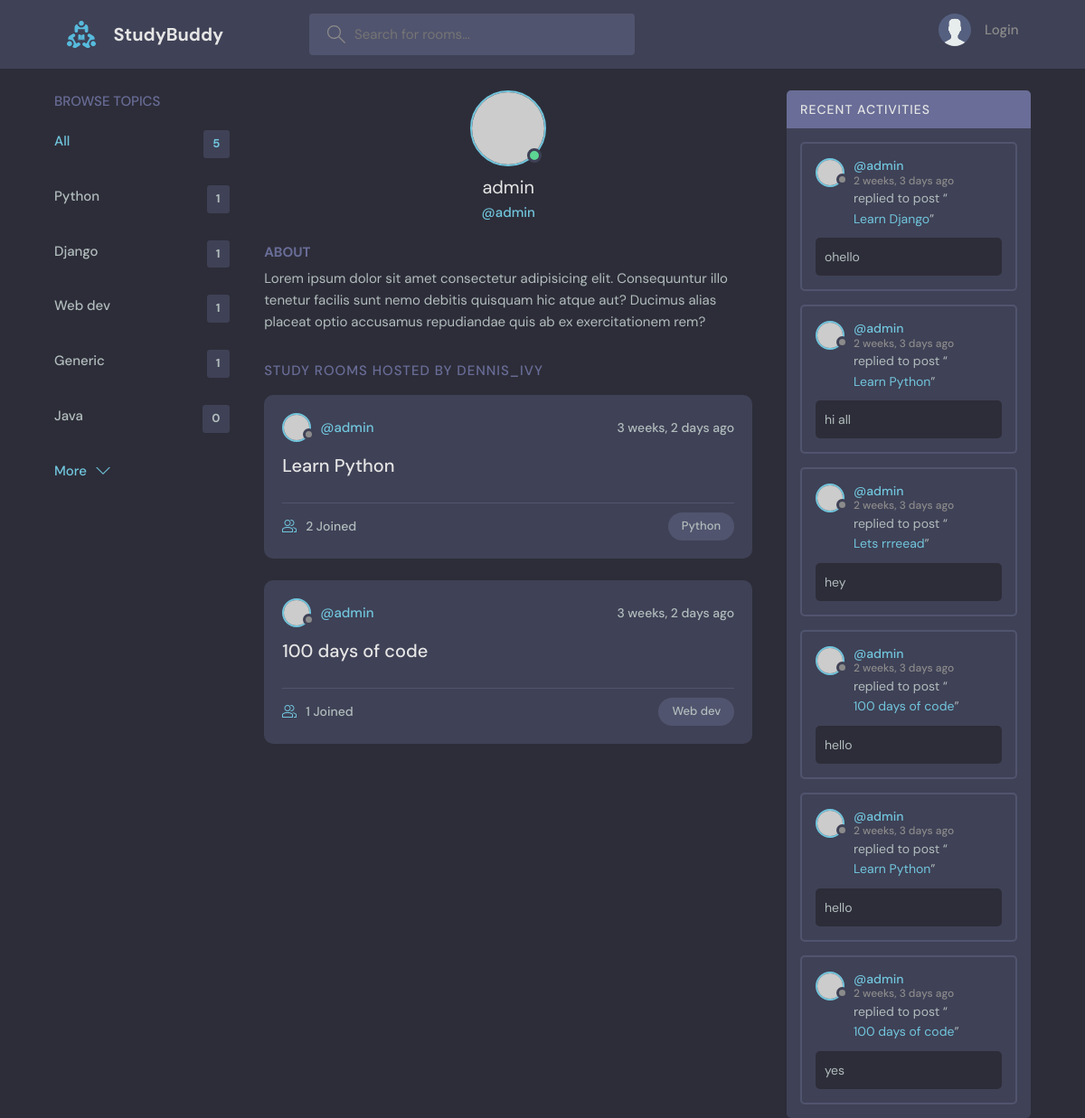
/profile/1/, run on an earlier commit of the app's database.
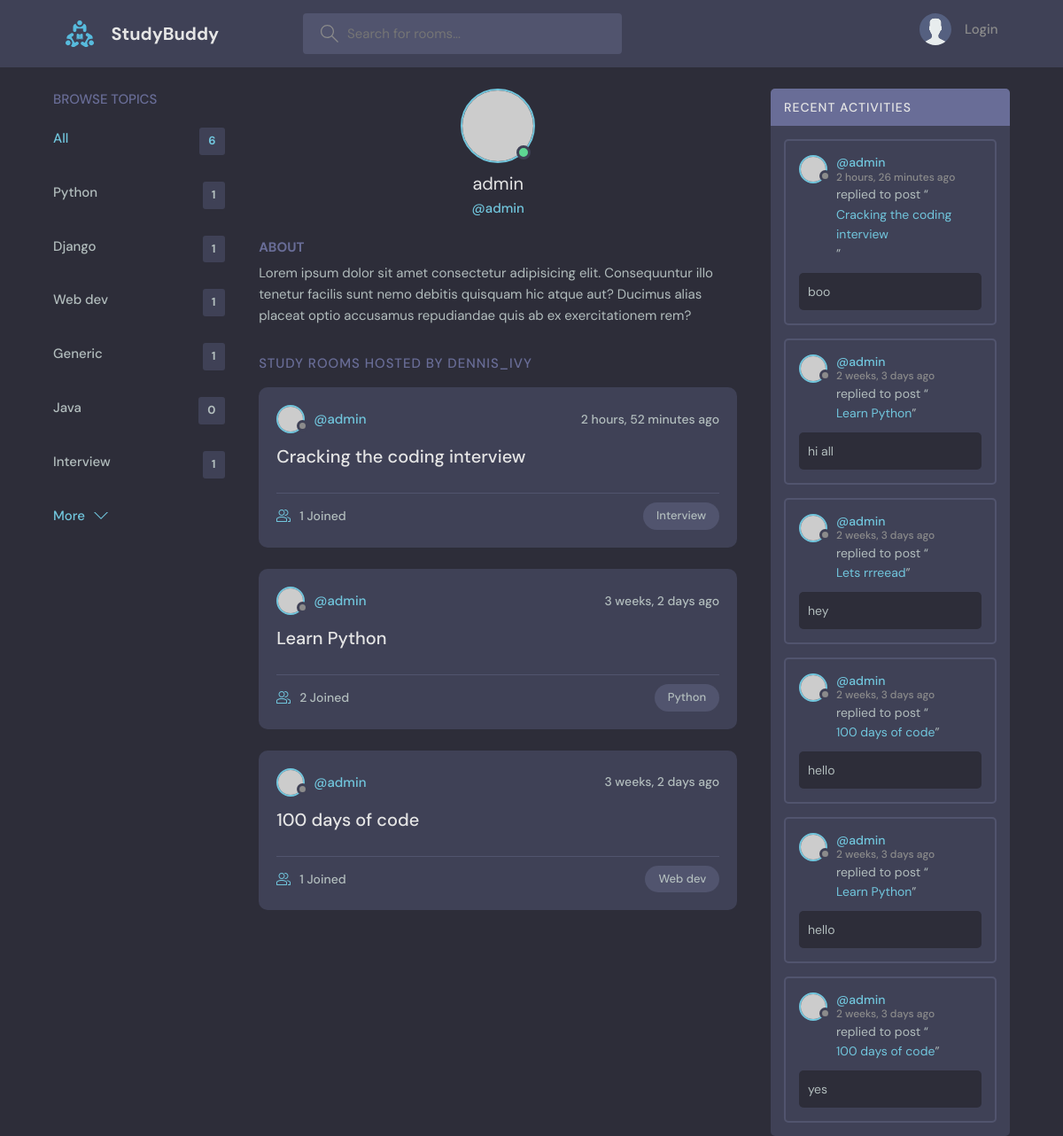
And on a later commit of the database.
### base/models.py (models this page shows, shortened)
class Topic(models.Model):
    name = models.CharField(max_length=200)

class Room(models.Model):
    host = models.ForeignKey(User, on_delete=models.SET_NULL, null=True)
    topic = models.ForeignKey(Topic, on_delete=models.SET_NULL, null=True)
    name = models.CharField(max_length=200)
    description = models.TextField(null=True, blank=True)  # it can be blank
    participants=models.ManyToManyField(User,related_name='participants',blank=True)
    updated = models.DateTimeField(auto_now=True)
    created = models.DateTimeField(auto_now_add=True)
    class Meta:
        ordering=['-updated','-created']
    def __str__(self):
        return self.name

class Message(models.Model):
    user = models.ForeignKey(User, on_delete=models.CASCADE)
    room = models.ForeignKey(Room, on_delete=models.CASCADE)
    body = models.TextField()
    updated = models.DateTimeField(auto_now=True)
    created = models.DateTimeField(auto_now_add=True)
    class Meta:
        ordering=['-updated','-created']

### base/views.py (the view)
# urls.py: path('profile/<str:pk>/', views.userProfile, name='user-profile'),
def userProfile(request,pk):
    user=User.objects.get(id=pk)
    room_messages=user.message_set.all()
    topics=Topic.objects.all()
    rooms=user.room_set.all()
    context={'user':user,'rooms':rooms,'topics':topics,'room_messages':room_messages}
    return render(request, 'base/profile.html',context)

### base/templates/base/profile.html (shortened to what this page needs)
{% extends 'main.html' %}
{% block content %}
<main class="profile-page layout layout--3">
    <div class="container">
      {% include 'base/topics_component.html' %}
      <div class="roomList">
        <div class="profile">
          <div class="profile__avatar">
            <div class="avatar avatar--large active">
              <img src="https://randomuser.me/api/portraits/men/11.jpg" />
            </div>
          </div>
          <div class="profile__info">
            <h3>{{user.username}}</h3>
            <p>@{{user.username}}</p>
          </div>
          <div class="profile__about">
            <h3>About</h3>
            <p>
              Lorem ipsum dolor sit amet consectetur adipisicing elit. Consequuntur illo tenetur
              facilis sunt nemo debitis quisquam hic atque aut? Ducimus alias placeat optio
              accusamus repudiandae quis ab ex exercitationem rem?
            </p>
          </div>
        </div>
        <div class="roomList__header">
          <div>
            <h2>Study Rooms Hosted by dennis_ivy</a>
            </h2>
          </div>
        </div>
        {% include 'base/feed_component.html' %}
      </div>
      {% include 'base/activity_component.html' %}
    </div>
  </main>
{% endblock content %}

### templates/main.html (shortened to what this page needs)
<!DOCTYPE html>
{% load static %}
<html lang="en">
  <head>
    <link rel="stylesheet" href="{% static 'styles/style.css' %}" />
  </head>
  <body>
    {% include 'navbar.html' %}
    {% block content %}
    {% endblock %}
  </body>
</html>

### templates/navbar.html (shortened to what this page needs)
{% load static %}
<header class="header header--loggedIn">
    <div class="container">
      <a href="{% url 'home' %}" class="header__logo">
        <img src="{% static 'images/logo.svg' %}" />
        <h1>StudyBuddy</h1>
      </a>
      <form class="header__search" method="GET" action="{% url 'home' %}">
        <label>
          <input name="q" placeholder="Search for rooms..." />
        </label>
      </form>
      <nav class="header__menu">
        {% if request.user.is_authenticated %}
        <div class="header__user">
          <a href="{% url 'update-user' %}">
            <div class="avatar avatar--medium active">
              <img src="https://randomuser.me/api/portraits/men/37.jpg" />
            </div>
            <p>{{request.user.username}} <span>@{{request.user.username}}</span></p>
          </a>
          <button class="dropdown-button">
            <svg version="1.1" xmlns="http://www.w3.org/2000/svg" width="32" height="32" viewBox="0 0 32 32">
              <title>chevron-down</title>
              <path d="M16 21l-13-13h-3l16 16 16-16h-3l-13 13z"></path>
            </svg>
          </button>
        </div>
        {% else %}
        <a href="{% url 'login' %}">
          <img src="{% static 'images/avatar.svg' %}" />
          <p>Login</p>
        </a>
        {% endif %}
      </nav>
    </div>
  </header>

### base/templates/base/topics_component.html
    <div class="topics">
      <div class="topics__header">
        <h2>Browse Topics</h2>
      </div>
      <ul class="topics__list">
        <li>
          <a href="{% url 'home' %}" class="active">All <span>{{topics.count}}</span></a>
        </li>
        {% for topic in topics %}
        <li>
          <a href="{% url 'home' %}?q={{topic.name}}">{{topic.name}} <span>{{topic.room_set.all.count}}</span></a>
        </li>
        {% endfor %}
      <a class="btn btn--link" href="{% url 'topics' %}">
        More
        <svg
          version="1.1"
          xmlns="http://www.w3.org/2000/svg"
          width="32"
          height="32"
          viewBox="0 0 32 32"
        >
          <title>chevron-down</title>
          <path d="M16 21l-13-13h-3l16 16 16-16h-3l-13 13z"></path>
        </svg>
      </a>
    </div>

### base/templates/base/feed_component.html (shortened to what this page needs)
{% for room in rooms %}
<div class="roomListRoom">
  <div class="roomListRoom__header">
    <a href="{% url 'user-profile' room.host.id %}" class="roomListRoom__author">
      <div class="avatar avatar--small">
        <img src="https://randomuser.me/api/portraits/women/11.jpg" />
      </div>
      <span>@{{room.host.username}}</span>
    </a>
    <div class="roomListRoom__actions">
      <span>{{room.created |timesince}} ago</span>
    </div>
  </div>
  <div class="roomListRoom__content">
    <a href="{% url 'room' room.id  %}">{{room.name}}</a>
  </div>
  <div class="roomListRoom__meta">
    <a href="room.html" class="roomListRoom__joined">
      {{room.participants.all.count}} Joined
    </a>
    <p class="roomListRoom__topic">{{room.topic.name}}  </p>
  </div>
</div>
{% endfor %}

### base/templates/base/activity_component.html (shortened to what this page needs)
<div class="activities">
  <div class="activities__header">
    <h2>Recent Activities</h2>
  </div>
  {% for message in room_messages %}
  <div class="activities__box">
    <div class="activities__boxHeader roomListRoom__header">
      <a href="{% url 'user-profile' message.user.id %}" class="roomListRoom__author">
        <div class="avatar avatar--small">
          <img src="https://randomuser.me/api/portraits/women/11.jpg" />
        </div>
        <p>
          @{{message.user}}
          <span>{{message.created| timesince}} ago</span>
        </p>
      </a>
    </div>
    <div class="activities__boxContent">
      <p>
        replied to post “<a href="{% url 'room' message.room.id %}">{{message.room}}</a
        >”
      </p>
      <div class="activities__boxRoomContent">
          {{message.body}}
      </div>
    </div>
  </div>
  {% endfor %}
</div>

What changed in the data, as far as the page shows it:
removed Message: user "admin", created "2 weeks, 3 days", room "Learn Django", body "ohello"
added Topic: name "Interview", room_set.all.count "1"
added Room: host.username "admin", created "2 hours, 52 minutes", name "Cracking the coding interview", participants.all.count "1", topic.name "Interview"
added Message: user "admin", created "2 hours, 26 minutes", room "Cracking the coding interview", body "boo"
Also different on the page:
{{ topics.count }}: "5" → "6"
